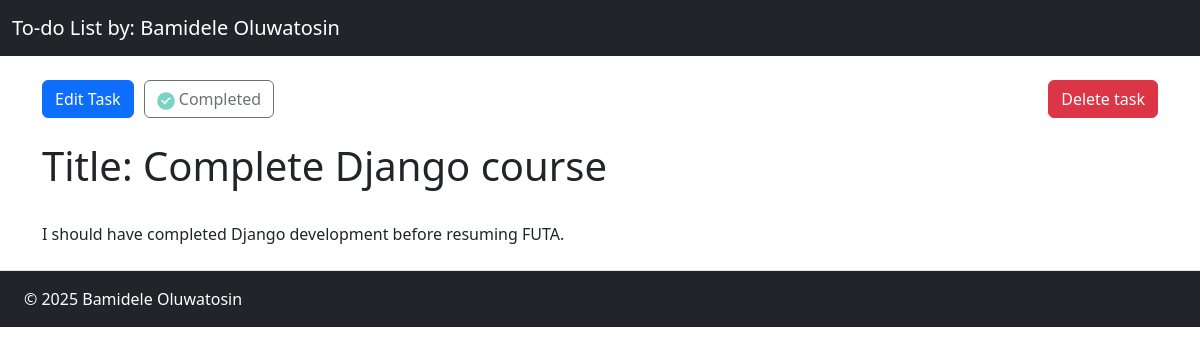
Page /task/1/ on the committed database.
### todo_list/models.py (models this page shows, shortened)
class Task(models.Model):
    title = models.CharField(max_length=256, unique=True)
    description = models.TextField(max_length=1000)
    created_at = models.DateTimeField(auto_now_add=True)
    modified_at = models.DateTimeField(null=True, auto_now=True)
    is_completed = models.BooleanField(default=False)
    user = models.ForeignKey(to=User, on_delete=models.CASCADE, related_name='tasks', blank=True, null=True)

### todo_list/views.py (the view)
# urls.py: path("task/<str:pk>/", views.task_page, name='task_page'),
def task_page(request, pk):
    task = Task.objects.get(pk=pk)
    if request.method == 'POST':
        task.is_completed = True
        task.save()
    context = {'task' : task}
    return render(request, 'todo_list/task_page.html', context)

### todo_list/templates/todo_list/task_page.html (shortened to what this page needs)
{% extends 'todo_list/base.html' %}
{% load static %}
{% block main_content %}
    <div class="my-4 links">
        <a href="{% url 'edit_task' task.id %}" class="btn btn-primary">Edit Task</a>
        {% if task.is_completed %}
            <button disabled class="btn"><img src="{% static 'todo_list/assets/done-icon.png' %}" width="18px"> Completed</button>
        {% else %}
            <form method="POST" autocomplete="off">
                {% csrf_token %}
                <button type="submit" class="btn btn-success">Mark as completed</button>
            </form>
        {% endif %}
        <a href="{% url 'delete_task' task.id %}" class="btn btn-danger destructive-btn">Delete task</a>
    </div>
    <h1>Title: {{task.title}}</h1>
    <br>
    <p>{{task.description}}</p>
{% endblock %}

### todo_list/static/todo_list/css/task.css (style rules this page uses)
.links { width: 100%; display: flex; gap: 10px; }
.links > .destructive-btn { margin-left: auto; }

### todo_list/templates/todo_list/base.html (style rules this page uses)
body { height: 100vh; }

### rows in the picture
Task: title "Complete Django course", description "I should have completed Django development before resuming FUTA."
